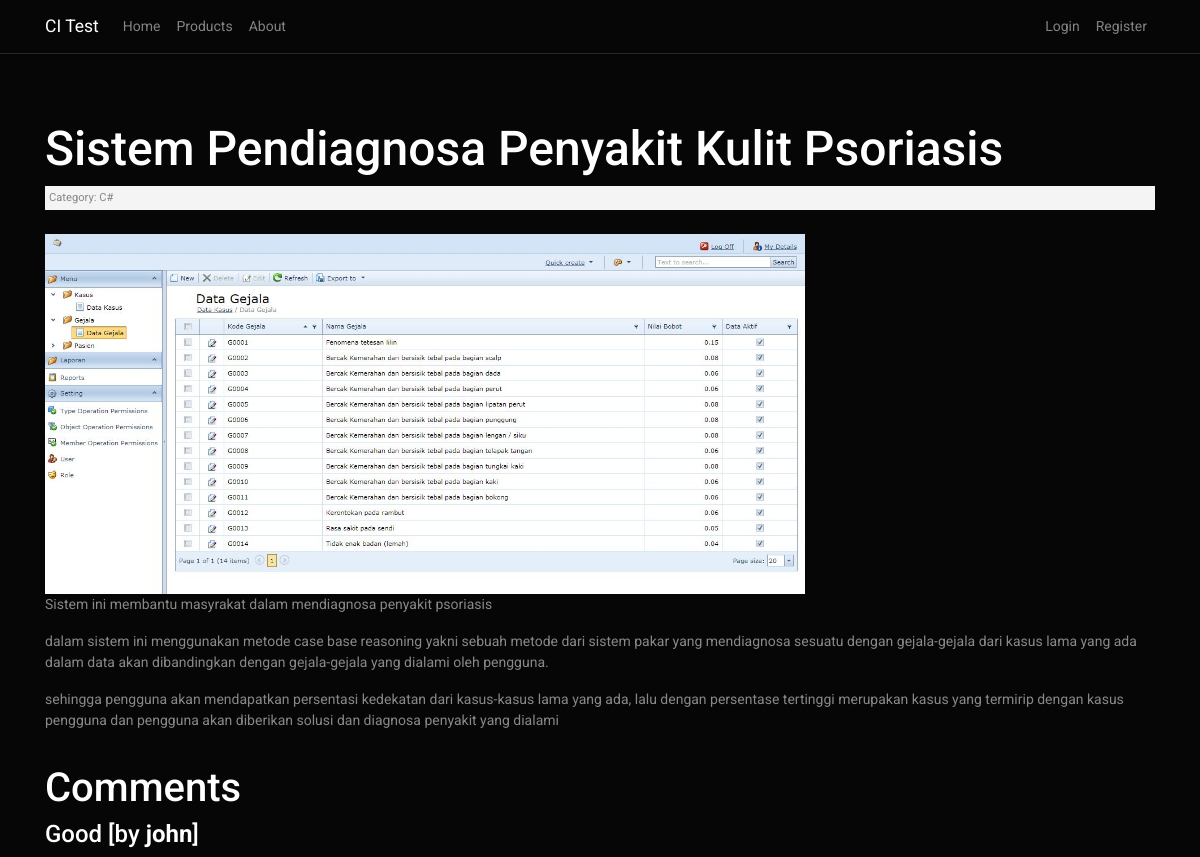
Page /products/Sistem Pendiagnosa Penyakit Kulit Psoriasis on the committed database.
### tables this page shows
CREATE TABLE `products` (
  `id` int(11) NOT NULL,
  `name` varchar(255) NOT NULL,
  `info` text NOT NULL,
  `category` varchar(255) NOT NULL,
  `pictures` varchar(255) NOT NULL
);

CREATE TABLE `comments` (
  `id` int(11) NOT NULL,
  `products_id` int(11) NOT NULL,
  `name` varchar(255) NOT NULL,
  `text` text NOT NULL,
  `creat_at` timestamp NOT NULL DEFAULT CURRENT_TIMESTAMP
);

### application/controllers/Products.php (called while the page is built, shortened)
<?php
	class Products extends CI_Controller{
		public function view($name = NULL){
			$name2 = urldecode($name);
			$data['product'] = $this->product_model->get_products($name2);
			$product_id = $data['product']['id'];
			$data['comments'] = $this->comment_model->get_comments($product_id);
			$data['title'] = $data['product']['name'];
			$this->load->view('templates/header');
			$this->load->view('products/view', $data);
			$this->load->view('templates/footer');
		}
	}

### index.php (called while the page is built, shortened)
<?php
require_once BASEPATH.'core/CodeIgniter.php';

### application/models/Product_model.php (called while the page is built, shortened)
<?php
	class Product_model extends CI_Model{
		public function get_products($name = FALSE, $limit = FALSE, $offset = FALSE){
			$query = $this->db->get_where('products', array('name' => $name));
			return $query->row_array();
		}
	}

### application/models/Comment_model.php (called while the page is built, shortened)
<?php
	class Comment_model extends CI_Model{
		public function get_comments($product_id){
			$query = $this->db->get_where('comments', array('products_id' => $product_id));
			return $query->result_array();
		}
	}

### application/views/products/view.php (the view, shortened to what this page needs)
<h2><?php echo $product['name']; ?></h2>
<small class="product-date">Category: <?php echo $product['category']; ?></small><br>
<img src="<?php echo site_url(); ?>assets/images/products/<?php echo $product['pictures']; ?>" width="760" height="360">
<div class="product-body">
	<?php echo $product['info']; ?>
</div>
<hr>
<h3>Comments</h3>
<?php if($comments) : ?>
	<?php foreach($comments as $comment) : ?>
		<div class="well">
			<h5><?php echo $comment['text']; ?> [by <strong><?php echo $comment['name']; ?></strong>]</h5>
		</div>
	<?php endforeach; ?>
<?php else : ?>
	<p>No Comments To Display</p>
<?php endif; ?>

### assets/css/style.css (style rules this page uses)
.product-date { background:#f4f4f4; padding:4px; margin:3px 0; display:block; }

### rows in the picture
products: name "Sistem Pendiagnosa Penyakit Kulit Psoriasis", category "C#", pictures (picture), info "Sistem ini membantu masyrakat dalam mendiagnosa penyakit psoriasis dalam sistem ini menggunakan metode case base reasoning yakni sebuah metode dari sistem pakar yang mendiagnosa sesuatu dengan gejala-gejala dari kasus lama yang ada dalam data akan dibandingkan dengan gejala-gejala yang dialami oleh pengguna. sehingga pengguna akan mendapatkan persentasi kedekatan dari kasus-kasus lama yang ada, lalu dengan persentase tertinggi merupakan kasus yang termirip dengan kasus pengguna dan pengguna akan diberikan solusi dan diagnosa penyakit yang dialami"
comments: text "Good", name "john"
